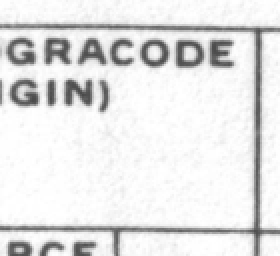
#> input picture templates/anchor_v1.png, 140 x 128 px (shown 2 times larger)
$ python -i contrast_probe.py   (imports and definitions only)
#> lines starting #> are read from the running program, lines starting #| are printed output that depends on the picture
"""Probe: does contrast enhancement help the 3B read faint pencil backs?

For each problem image, OCR the raw render and a contrast-enhanced version,
using a repetition penalty to suppress the degenerate '0000...' spiral seen
on faint cards. Saves enhanced PNGs so they can be eyeballed too.

Usage:
    python3 scripts/contrast_probe.py [--ollama URL] [--model NAME]
"""
import argparse
import base64
import sys
from pathlib import Path

import requests
from PIL import Image, ImageOps, ImageEnhance

PROJECT_ROOT = Path(__file__).resolve().parent.parent
sys.path.insert(0, str(PROJECT_ROOT))
from rag_prompt import build_back_prompt  # noqa: E402

OUT = Path("/tmp/duplex_smoke")
# [1 line not run here, left out]

# Two faint-pencil failures from the last smoke run.
IMAGES = [
    ("amso_table", "/tmp/duplex_peek/sample_amso_back1-11.png"),
    ("back2-12", "/tmp/duplex_peek/back2-12.png"),
]


def enhance(path: str, out_path: Path) -> Path:
    """Grayscale -> autocontrast -> strong contrast boost. Pencil-friendly."""
#> called with path = '../templates/anchor_v1.png', out_path = 'out.png'
    img = Image.open(path).convert("L")
    img = ImageOps.autocontrast(img, cutoff=1)
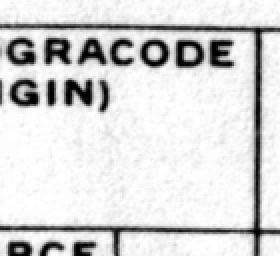
#> img: PIL image 140x128 L (shown 2 times larger); min 0, max 255, mean 214.9
    img = ImageEnhance.Contrast(img).enhance(2.2)
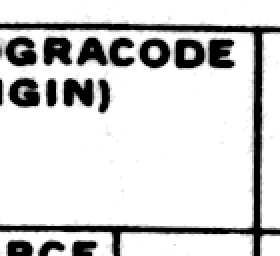
#> img: PIL image 140x128 L (shown 2 times larger); min 0, max 255, mean 210.2
    img = ImageEnhance.Sharpness(img).enhance(1.5)
    img.save(out_path)
    return out_path


# [44 lines left out: functions ocr, main, not called in this run]


# [2 lines not run here, left out]

>>> result = enhance('../templates/anchor_v1.png', 'out.png')

$ run again, on templates/anchor_v3.png
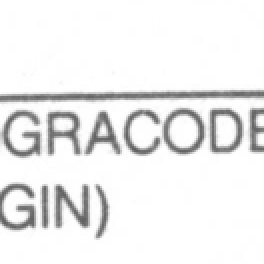
#> input picture templates/anchor_v3.png, 132 x 132 px (shown 2 times larger)
#> in enhance, `img = ImageOps.autocontrast(img, cutoff=1)`:
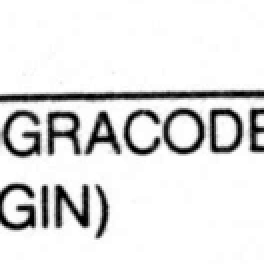
#> img: PIL image 132x132 L (shown 2 times larger); min 0, max 255, mean 224.7
#> in enhance, `img = ImageEnhance.Contrast(img).enhance(2.2)`:
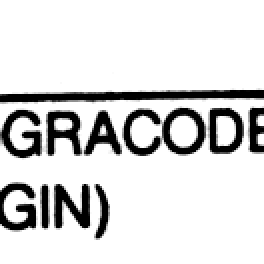
#> img: PIL image 132x132 L (shown 2 times larger); min 0, max 255, mean 217.2

$ run again, on templates/field_accession_number_v1.png
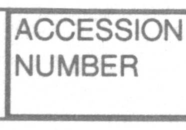
#> input picture templates/field_accession_number_v1.png, 186 x 130 px
#> in enhance, `img = ImageOps.autocontrast(img, cutoff=1)`:
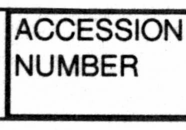
#> img: PIL image 186x130 L; min 0, max 254, mean 197.3
#> in enhance, `img = ImageEnhance.Contrast(img).enhance(2.2)`:
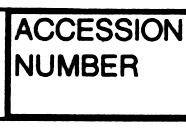
#> img: PIL image 186x130 L; min 0, max 255, mean 189.1

$ run again, on templates/field_accession_number_v2.png
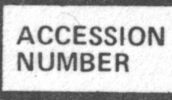
#> input picture templates/field_accession_number_v2.png, 172 x 100 px
#> in enhance, `img = ImageOps.autocontrast(img, cutoff=1)`:
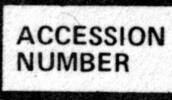
#> img: PIL image 172x100 L; min 0, max 254, mean 175.4
#> in enhance, `img = ImageEnhance.Contrast(img).enhance(2.2)`:
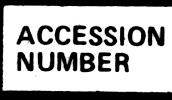
#> img: PIL image 172x100 L; min 0, max 255, mean 173.6
